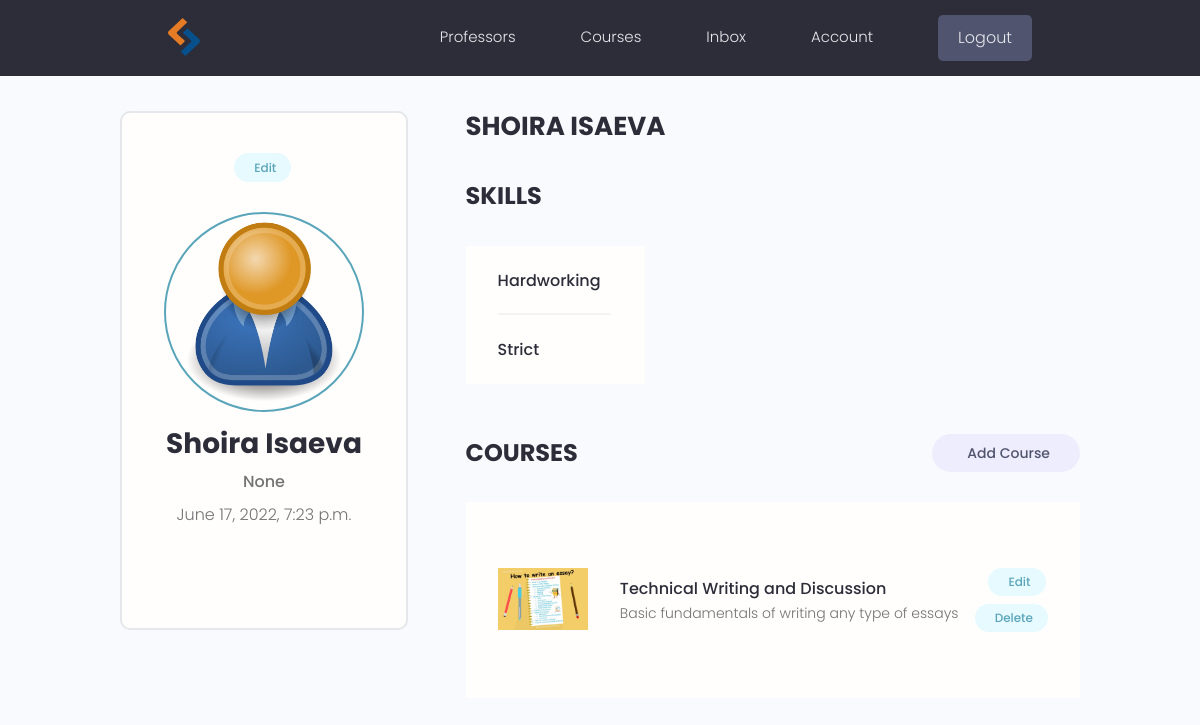
The page /account/ (signed in) on the database its author committed.
### users/models.py (models this page shows, shortened)
class Profile(m.Model):
    user=m.OneToOneField(User,null=True,blank=True,on_delete=m.CASCADE)
    username=m.CharField(max_length=200,null=True,blank=True)
    name=m.CharField(max_length=200,null=True,blank=True)
    email=m.CharField(max_length=500,null=True,blank=True)
    short_intro=m.CharField(max_length=400,null=True,blank=True)
    bio=m.TextField(null=True,blank=True)
    profile_image=m.ImageField(null=True,blank=True,upload_to='profiles/',default='user-default.png')
    link=m.CharField(max_length=200,blank=True,null=True)
    skill=m.ManyToManyField('Skill',blank=True)
    date_created=m.DateTimeField(auto_now_add=True)
    id=m.UUIDField(default=uuid.uuid4,primary_key=True,editable=False,unique=True)
    class Meta:
        ordering=['date_created']
    @property
    def PimageURL(self):
        try:
            url=self.profile_image.url
        except:
            url=None
        return url

class Skill(m.Model):
    name=m.CharField(max_length=200,null=True,blank=True)
    description=m.TextField(null=True,blank=True)
    date_created=m.DateTimeField(auto_now_add=True)
    id=m.UUIDField(default=uuid.uuid4,primary_key=True,editable=False,unique=True)
    def __str__(self):
        return self.name

### courses/models.py (models this page shows, shortened)
class Courses(m.Model):
    owner=m.ForeignKey(Profile,null=True,blank=True,on_delete=m.SET_NULL)
    name=m.CharField(max_length=200)
    description=m.TextField(null=True,blank=True)
    featured_image=m.ImageField(null=True,blank=True,default='def.jpg')
    link=m.CharField(max_length=2000,null=True,blank=True)
    date_created=m.DateTimeField(auto_now_add=True)
    tags=m.ManyToManyField('Tags',blank=True)
    id=m.UUIDField(default=uuid.uuid4,primary_key=True,editable=False,unique=True)
    class Meta:
        ordering=['date_created']
    @property
    def ImageURL(self):
        try:
            url=self.featured_image.url
        except:
            url=None
        return url

### users/views.py (the view)
# urls.py: path('account/',views.UserAccount,name='account'),
@login_required(login_url='login')
def UserAccount(request):
    profile=request.user.profile
    courses=profile.courses_set.all()
    skill=profile.skill.all()
    context={'profile':profile,'skill':skill,'courses':courses}
    return render(request,'users/account.html',context)

### users/templates/users/account.html (shortened to what this page needs)
{% extends 'main.html' %}
{% load static %}
{% block content  %}
<main class="settingsPage profile my-md">
    <div class="container">
      <div class="layout">
        <div class="column column--1of3">
          <div class="card text-center">
            <div class="card__body dev">
              <a class="tag tag--pill tag--main settings__btn" href="{% url 'edit-profile' %}"> Edit</a>
              <img class="avatar avatar--xl dev__avatar" src="{{profile.PimageURL }}" />
              <h2 class="dev__name">{{profile.name}}</h2>
              <p class="dev__title">{{profile.short_intro}}</p>
              <p class="dev__location">{{profile.date_created}}</p>
            </div>
          </div>
        </div>
        <div class="column column--2of3">
          <div class="devInfo">
            <h3 class="devInfo__title">{{user.profile.name}}</h3>
          </div>
          <div class="settings">
            <h3 class="settings__title">Skills</h3>
          </div>
          <table class="settings__table">
            {% for s in skill %}
            <tr>
              <td class="settings__tableInfo">
                <h4>{{s}}</h4>
              </td>
            </tr>
            {% endfor %}
          </table>
          <div class="settings">
            <h3 class="settings__title">Courses {{r}}</h3>
            <a class="tag tag--pill tag--sub settings__btn tag--lg" href="{% url 'add-course' %}"> Add Course</a>
          </div>
          <table class="settings__table">
            {% for course in courses %}
            <tr>
              <td class="settings__thumbnail">
                <a href="{% url 'course' course.id %}"><img src="{{course.ImageURL }}" alt="Project Thumbnail" /></a>
              </td>
              <td class="settings__tableInfo">
                <a href="{% url 'course' course.id %}">{{course.name}}</a>
                <br>
                <p>{{course.description |slice:"100" }}</p>
              </td>
              <td class="settings__tableActions">
                <a class="tag tag--pill tag--main settings__btn" href="{% url 'update-course' course.id %}"> Edit</a>
                <a class="tag tag--pill tag--main settings__btn" href="{% url 'delete-course' course.id %}">
                  Delete</a>
              </td>
            </tr>
            {% endfor %}
          </table>
        </div>
      </div>
    </div>
  </main>
{% endblock content %}

### static/styles/app.css (style rules this page uses)
:root { --color-sub: #2d2d39; }
.card { border: 2px solid var(--color-light); }
img { width: 100%; }
.profile .card > .dev { padding: 4rem; }
.dev__avatar { display: block; margin: auto; }
.dev__name { color: var(--color-sub); font-size: 2.8rem; font-weight: 700; margin-top: 1rem; margin-bottom: 0.5rem; }
.dev__title { font-size: 1.6rem; font-weight: 500; line-height: 1.3; }
.dev__location { margin-top: 1rem; }
.devInfo { margin-bottom: 3rem; }
.devInfo__title, .devInfo__subtitle { font-size: 2.6rem; color: var(--color-sub); text-transform: uppercase; font-weight: 700; margin-bottom: 1.5rem; }
.settingsPage .dev > .settings__btn { display: inline-block; margin-bottom: 3rem; }
.settings { display: flex; justify-content: space-between; align-items: center; }
.settings__title { font-size: 2.4rem; text-transform: uppercase; font-weight: 700; color: var(--color-sub); }
.settings__table { margin-top: 3rem; margin-bottom: 5rem; padding: 0 3rem; background: var(--color-white); }
.settings__table tr { width: 100%; }
.settings__table tr > td { padding: 2rem 0; }
.settings__table tr:not(:last-child) td { border-bottom: 2px solid var(--color-white-light); }
.settings__thumbnail { width: 23%; min-width: 10rem; }
.settings__thumbnail img { padding-right: 3rem; height: 15rem; object-fit: contain; }
.settings__tableInfo { width: 100%; }
.settings__tableInfo h4, .settings__tableInfo a { padding-right: 1rem; width: auto; font-size: 1.6rem; font-weight: 500; color: var(--color-sub); }
.settings__tableInfo p { font-size: 1.4rem; }
.settings__tableActions { text-align: right; }

### static/uikit/styles/modules/_variables.css (style rules this page uses)
:root { --color-main: #5aa5b9; --color-main-light: #e6faff; --color-sub: #3f4156; --color-sub-light: #51546e; --color-sub-lighter: #ededfd; --color-text: #737373; --color-gray: #8b8b8b; --color-light: #e5e7eb; --color-light-gray: #767676; --color-bg: #f8fafd; --color-white: #fffefd; --color-white-light: #f3f3f3; --color-success: #359e64; --color-success-bg: #def8e8; --color-error: #fc4b0b; --color-error-bg: #fff2ee; --font-base: 'Poppins', arial, helvetica, 'Segoe UI', roboto, ubuntu, sans-serif; --font-monospace: 'Fira Code', 'Courier New', courier, monospace; --font-regular: 300; --font-medium: 500; --font-bold: 700; --generic-shadow: 1px 1px 5px #00000010; --generic-transition: all 0.3s ease-in-out; }

### static/uikit/styles/modules/_base.css (style rules this page uses)
* { margin: 0; padding: 0; box-sizing: border-box; text-rendering: optimizeLegibility; color: inherit; font-size: inherit; }
html { font-size: 50%; }
@media only screen and (min-width: 480px) { html { font-size: 56.25%; } }
@media only screen and (min-width: 1200px) { html { font-size: 62.5%; } }
body { line-height: 1.6; font-weight: 400; font-size: 1.5rem; color: var(--color-text); background-color: var(--color-bg); min-height: 100vh; }

### static/uikit/styles/modules/_typography.css (style rules this page uses)
* { font-family: var(--font-base); }
h2 { font-size: 3.6rem; font-weight: var(--font-bold); }
h3 { font-size: 3.2rem; font-weight: var(--font-medium); }
h4 { font-size: 2.8rem; font-weight: var(--font-medium); }
p, span, strong { font-size: 1.6rem; color: var(--color-text); font-weight: var(--font-regular); }
a { padding-bottom: 2px; text-decoration: none; display: inline-block; color: var(--color-main); font-weight: var(--font-medium); }

### static/uikit/styles/modules/_utilities.css (style rules this page uses)
.container { width: 92%; max-width: 165rem; margin: 0 auto; box-sizing: border-box; }
@media screen and (min-width: 1000px) { .container { width: 90%; } }
@media screen and (min-width: 1200px) { .container { width: 80%; } }
.text-center { text-align: center; }
.my-md { margin: 3rem auto; }

### static/uikit/styles/modules/_avatar.css (style rules this page uses)
.avatar { border-radius: 50%; border: 2px solid var(--color-main); object-fit: cover; }
.avatar--xl { height: 20rem; width: 20rem; }

### static/uikit/styles/modules/_card.css (style rules this page uses)
.card { border-radius: 1rem; background-color: var(--color-white); border: 1.5px solid var(--color-light); width: auto; height: auto; margin-top: 0.5rem; margin-bottom: 0.5rem; overflow: hidden; }
.card__body, .card__header { padding: 2rem 2.5rem; }

### static/uikit/styles/modules/_layout.css (style rules this page uses)
.layout { display: flex; flex-flow: row wrap; justify-content: space-between; }
.layout > .column { margin-bottom: 3rem; }
.layout > .column.column--1of3 { flex-basis: 30%; }
.layout > .column.column--2of3 { flex-basis: 64%; }

### rows shown on the page
Profile: PimageURL (placeholder picture), name "Shoira Isaeva", short_intro "None", date_created "June 17, 2022, 7:23 p.m."
Skill: name "Hardworking"
Skill: name "Strict"
Courses: ImageURL (picture), name "Technical Writing and Discussion", description "Basic fundamentals of writing any type of essays"

### other values the page prints
{{ user.profile.name }} "SHOIRA ISAEVA"
